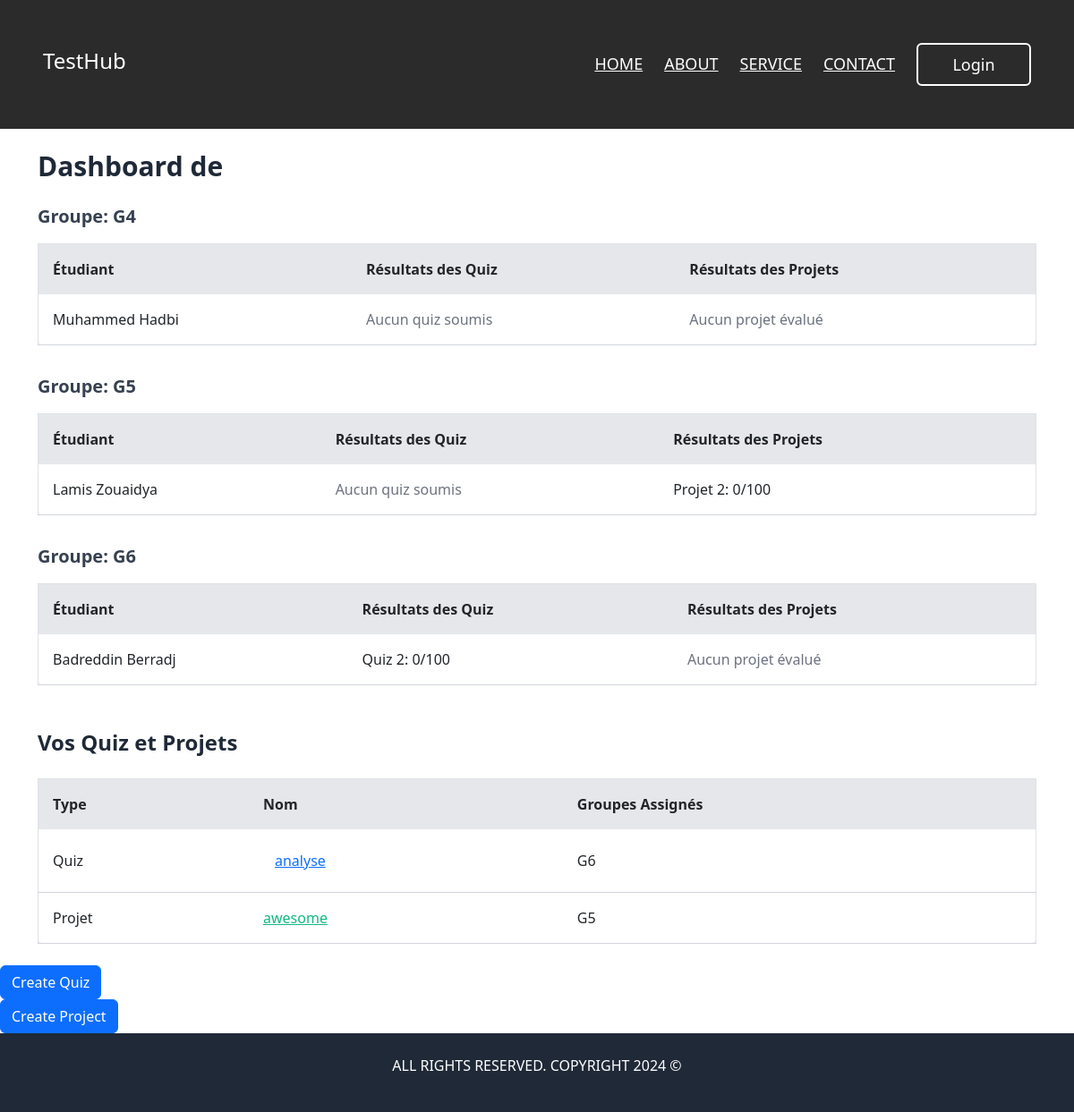
Before: /professor/ (signed in) with the older database file.
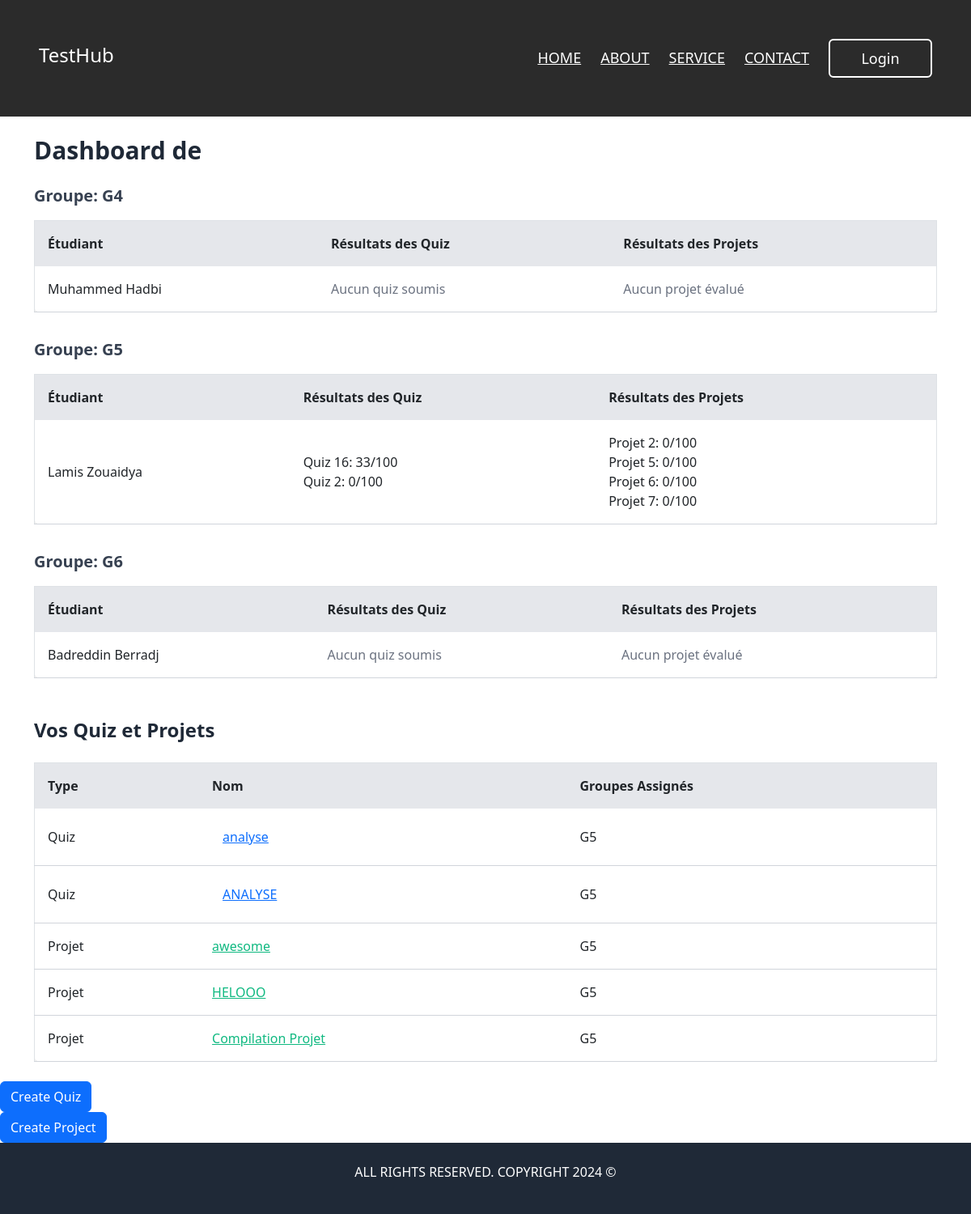
After: the same page with the newer database file.
### groupe/models.py (models this page shows, shortened)
class Group(models.Model):
    name = models.CharField(max_length=100)
    academic_level = models.CharField(
        max_length=50,
        choices=[
            ("1st Year", "1st Year"),
            ("2nd Year", "2nd Year"),
            ("3rd Year", "3rd Year"),
            ("Master 1", "Master 1"),
            ("Master 2", "Master 2"),
        ],
        default="1st Year"
    )
    academic_session = models.ForeignKey(AcademicSession, on_delete=models.CASCADE)

### documents/models.py (models this page shows, shortened)
class Student(models.Model):
    user = models.OneToOneField(CustomUser, on_delete=models.CASCADE)
    group = models.ForeignKey(Group, on_delete=models.SET_NULL, null=True, related_name="students")

class CustomUser(AbstractUser):
    ROLE_CHOICES = (
        ('student', 'student'),
        ('professor', 'professor'),
        ('admin', 'admin'),
    )
    role = models.CharField(max_length=10, choices=ROLE_CHOICES, default='professor')
    is_active = models.BooleanField(default=False)

### quizes/models.py (models this page shows, shortened)
class Quiz(models.Model):
    name = models.CharField(max_length=120)
    topic = models.CharField(max_length=120)
    number_of_questions = models.IntegerField()
    time = models.IntegerField(help_text="duration of quiz in seconds")
    difficulty = models.CharField(max_length=6, choices=DIFF_CHOICES)
    required_score = models.IntegerField(help_text="required score to pass the quiz")
    created_by = models.ForeignKey(Professor, on_delete=models.CASCADE)
    start_time = models.DateTimeField()  # Students can access from this time
    end_time = models.DateTimeField()  # Access closes after this time
    groups = models.ManyToManyField(Group)  # Assign quiz to multiple groups
    created_at = models.DateTimeField(auto_now_add=True)
    class Meta:
        verbose_name_plural = "Quizes"

### projetTask/models.py (models this page shows, shortened)
class ProjectSubmissionTask(models.Model):
    title = models.CharField(max_length=200)
    description = models.TextField(default="Lorem ipsum dolor sit amet, consectetur adipiscing elit. Sed non risus. Suspendisse lectus tortor, dignissim sit amet, adipiscing nec, ultricies sed, dolor. Cras elementum ultrices diam. Maecenas ligula massa, varius a, semper congue, euismod non, mi. Proin porttitor, orci nec nonummy molestie, enim est eleifend mi, non fermentum diam nisl sit amet erat. Duis semper. Duis arcu massa, scelerisque vitae,")
    created_by = models.ForeignKey(Professor, on_delete=models.CASCADE)
    groups = models.ManyToManyField(Group)
    start_time = models.DateTimeField()
    end_time = models.DateTimeField()

### documents/views.py (the view)
# urls.py: path('professor/', views.professor_dashboard, name='professor'),
@login_required
def professor_dashboard(request):
    professor = Professor.objects.get(user=request.user)
    groups = professor.groups.all()
    professor_quizzes = Quiz.objects.filter(created_by=professor)
    professor_projects = ProjectSubmissionTask.objects.filter(created_by=professor)
    group_data = []
    for group in groups:
        students = Student.objects.filter(group=group)
        student_data = []
        for student in students:
            quizzes = Quiz.objects.filter(groups=group)
            quiz_scores = {quiz.id: 0 for quiz in quizzes}
            for quiz in quizzes:
                result = Result.objects.filter(student=student, quiz=quiz).first()
                if result:
                    quiz_scores[quiz.id] = result.score
            projects = ProjectSubmissionTask.objects.filter(groups=group)
            project_scores = {project.id: 0 for project in projects}
            for project in projects:
                submission = ProjectSubmission.objects.filter(student=student, task=project).first()
                if submission:
                    project_scores[project.id] = 100
            student_data.append({
                "student": student,
                "quiz_scores": quiz_scores,
                "project_scores": project_scores,
            })
        group_data.append({"group": group, "students": student_data})
    context = {
        "group_data": group_data,
        "professor_quizzes": professor_quizzes,
        "professor_projects": professor_projects,
    }
    return render(request, "pages/professor_dashboard.html", context)

### theme/templates/pages/professor_dashboard.html (shortened to what this page needs)
{% extends 'base.html' %}
{% load static %}
{% block scripts %}
<link href="https://cdn.jsdelivr.net/npm/bootstrap@5.2.3/dist/css/bootstrap.min.css" rel="stylesheet">
{% endblock scripts %}
{% block content %}
<div class="container mx-auto p-6">
    <h1 class="text-3xl font-bold text-gray-800 mb-6">Dashboard de {{ request.user.first_name }} {{ request.user.last_name }}</h1>
    {% for group in group_data %}
    <div class="mb-8">
        <h2 class="text-xl font-semibold text-gray-700 mb-3">Groupe: {{ group.group.name }}</h2>
        <div class="overflow-x-auto">
            <table class="w-full table-auto border border-gray-300 rounded-lg shadow-md">
                <thead class="bg-gray-200">
                    <tr>
                        <th class="p-3 text-left">Étudiant</th>
                        <th class="p-3 text-left">Résultats des Quiz</th>
                        <th class="p-3 text-left">Résultats des Projets</th>
                    </tr>
                </thead>
                <tbody>
                    {% for student in group.students %}
                    <tr class="border-b border-gray-300">
                        <td class="p-3">{{ student.student.user.first_name }} {{ student.student.user.last_name }}</td>
                        <td class="p-3">
                            {% if student.quiz_scores %}
                                {% for quiz_id, score in student.quiz_scores.items %}
                                    <span class="block">Quiz {{ quiz_id }}: {{ score }}/100</span>
                                {% endfor %}
                            {% else %}
                                <span class="text-gray-500">Aucun quiz soumis</span>
                            {% endif %}
                        </td>
                        <td class="p-3">
                            {% if student.project_scores %}
                                {% for project_id, score in student.project_scores.items %}
                                    <span class="block">Projet {{ project_id }}: {{ score }}/100</span>
                                {% endfor %}
                            {% else %}
                                <span class="text-gray-500">Aucun projet évalué</span>
                            {% endif %}
                        </td>
                    </tr>
                    {% endfor %}
                </tbody>
            </table>
        </div>
    </div>
    {% endfor %}
    <div class="mt-12">
        <h2 class="text-2xl font-bold text-gray-800 mb-4">Vos Quiz et Projets</h2>
        <div class="overflow-x-auto">
            <table class="w-full table-auto border border-gray-300 rounded-lg shadow-md">
                <thead class="bg-gray-200">
                    <tr>
                        <th class="p-3 text-left">Type</th>
                        <th class="p-3 text-left">Nom</th>
                        <th class="p-3 text-left">Groupes Assignés</th>
                    </tr>
                </thead>
                <tbody>
                    {% for quiz in professor_quizzes %}
                    <tr class="border-b border-gray-300">
                        <td class="p-3">Quiz</td>
                        <td class="p-3">
                            <a href="#" class="btn btn-link modal-button"
                                data-pk="{{ quiz.pk }}"
                                data-quiz="{{ quiz.name }}"
                                data-questions="{{ quiz.number_of_questions }}"
                                data-time="{{ quiz.time }}"
                                data-difficulty="{{ quiz.difficulty }}"
                                data-pass="{{ quiz.required_score }}"
                                data-bs-toggle="modal"
                                data-bs-target="#detailsModal">
                                {{ quiz.name }}
                            </a>
                        </td>
                        <td class="p-3">
                            {% for group in quiz.groups.all %}
                                <span class="block">{{ group.name }}</span>
                            {% endfor %}
                        </td>
                    </tr>
                    {% endfor %}
                    {% for project in professor_projects %}
                    <tr class="border-b border-gray-300">
                        <td class="p-3">Projet</td>
                        <td class="p-3">
                            <a href="#" class="project-link text-green-500 underline"
                                data-pk="{{ project.pk }}"
                                data-title="{{ project.title }}"
                                data-description="{{ project.description }}"
                                data-bs-toggle="modal"
                                data-bs-target="#detailsModal">
                                {{ project.title }}
                            </a>
                        </td>
                        <td class="p-3">
                            {% for group in project.groups.all %}
                                <span class="block">{{ group.name }}</span>
                            {% endfor %}
                        </td>
                    </tr>
                    {% endfor %}
                </tbody>
            </table>
        </div>
    </div>
</div>
{% if request.user.role == "professor" %}
    <a href="{% url 'create_quiz' %}" class="btn btn-primary">Create Quiz</a>
{% endif %}
<br>
{% if request.user.role == "professor" %}
    <a href="{% url 'create_project' %}" class="btn btn-primary">Create Project</a>
{% endif %}
{% endblock %}

### theme/templates/base.html (shortened to what this page needs)
{% load static tailwind_tags %}
<!DOCTYPE html>
<html lang="en">
<head>
    {% tailwind_css %}
    <link href="https://cdn.jsdelivr.net/npm/tailwindcss@2.2.19/dist/tailwind.min.css" rel="stylesheet">
    <link rel="stylesheet" href="https://cdn.jsdelivr.net/npm/boxicons@latest/css/boxicons.min.css">
    <link rel="stylesheet" href="https://cdn.jsdelivr.net/npm/swiper@11/swiper-bundle.min.css" />
    {% block scripts %}{% endblock scripts %}
</head>
<body>
    {% include "parts/navbar.html" %}
    <main>
        {% block content %}{% endblock %}
    </main>
    {% include "parts/footer.html" %}
</body>
</html>

### theme/templates/parts/navbar.html
<header id="navbar" class="  top-0 left-0 w-full p-5 md:px-24 flex justify-between items-center z-50 transition duration-300" style ="background-color: #2B2B2B;">
    <h2 class="text-2xl text-white select-none">TestHub</h2>
    <nav class="flex items-center space-x-6">
      <a href="index.html" class="text-white text-lg font-medium relative after:block after:content-[''] after:w-full after:h-[3px] after:bg-white after:rounded-md after:scale-0 after:transition-transform after:origin-right hover:after:scale-100 hover:after:origin-left">HOME</a>
      <a href="#" class="text-white text-lg font-medium relative after:block after:content-[''] after:w-full after:h-[3px] after:bg-white after:rounded-md after:scale-0 after:transition-transform after:origin-right hover:after:scale-100 hover:after:origin-left">ABOUT</a>
      <a href="#" class="text-white text-lg font-medium relative after:block after:content-[''] after:w-full after:h-[3px] after:bg-white after:rounded-md after:scale-0 after:transition-transform after:origin-right hover:after:scale-100 hover:after:origin-left">SERVICE</a>
      <a href="#" class="text-white text-lg font-medium relative after:block after:content-[''] after:w-full after:h-[3px] after:bg-white after:rounded-md after:scale-0 after:transition-transform after:origin-right hover:after:scale-100 hover:after:origin-left">CONTACT</a>
      <button onclick="window.location.href='{% url 'loginPage' %}'" class="h-12 w-32 border-2 border-white bg-transparent text-white text-lg font-medium rounded-md transition duration-500 hover:bg-white hover:text-gray-900">Login</button>
    </nav>
  </header>

### theme/templates/parts/footer.html
<footer class="bg-gray-800 text-white p-4 text-center ">
<p>ALL RIGHTS RESERVED. COPYRIGHT 2024 &copy;</p>
</footer>

Changed rows visible on the page:
computed for Group (number 2 of 3 on the later page): gains Student (student.user.first_name "Lamis", student.user.last_name "Zouaidya", quiz_scores "16" "2", quiz_scores "33" "0", project_scores "2" "5" "6" "7", project_scores "0" "0" "0" "0")
shown differently, row unchanged: Student "Lamis": no longer shows "Aucun quiz soumis"
computed for Group (number 3 of 3 on the later page): loses Student (student.user.first_name "Badreddin", student.user.last_name "Berradj", quiz_scores "2", quiz_scores "0", shows "Aucun projet évalué")
shown differently, row unchanged: Student "Badreddin": now shows "Aucun quiz soumis"
changed Quiz "analyse": gains Group (group.name "G5", name "G5"); loses Group (group.name "G6", name "G6")
added Quiz: name "ANALYSE", Group (name "G5")
added ProjectSubmissionTask: title "HELOOO", Group (name "G5")
added ProjectSubmissionTask: title "Compilation Projet", Group (name "G5")
